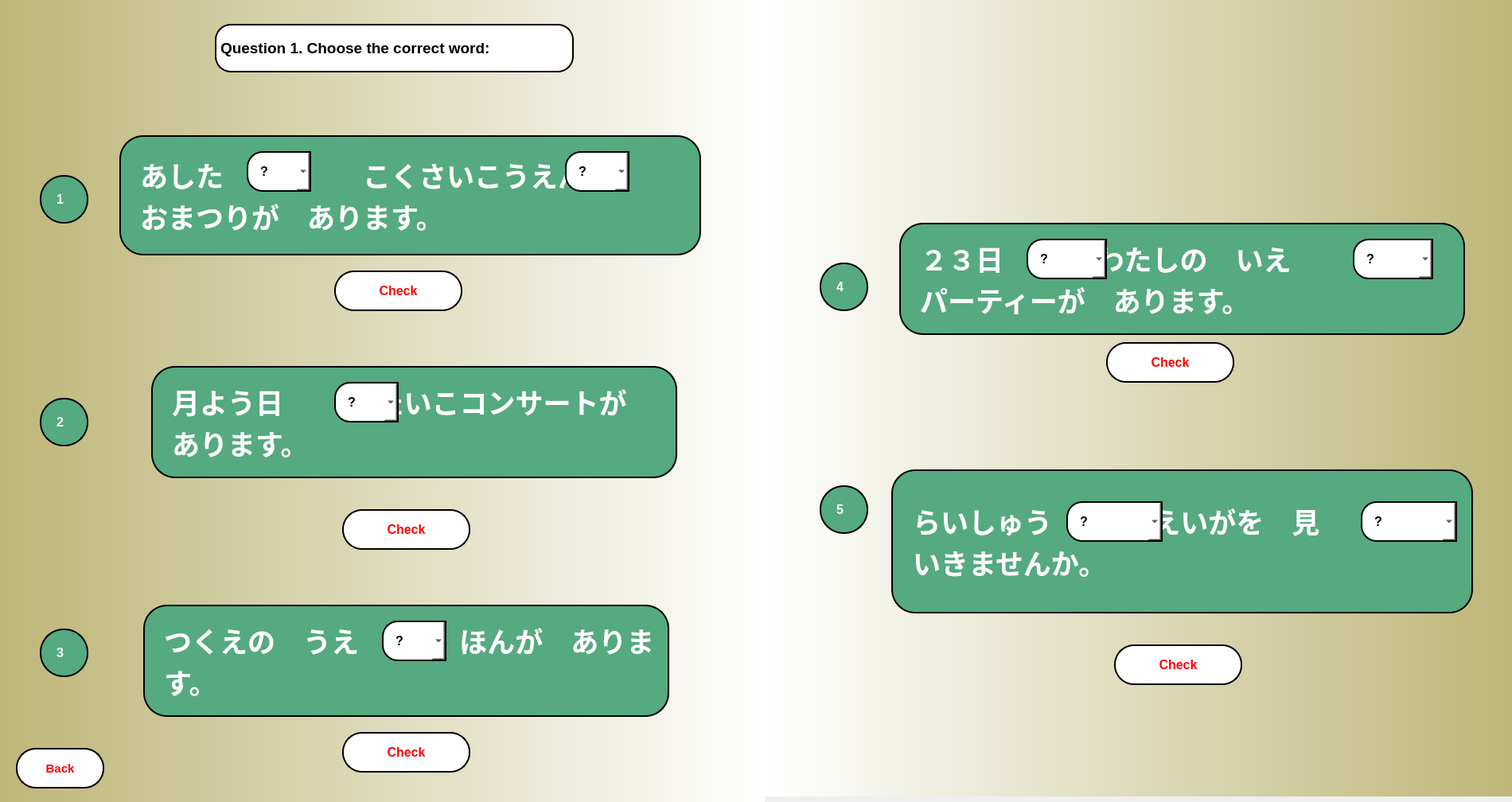
<?xml version="1.0" encoding="UTF-8"?>
<ui version="4.0">
 <class>MainWindow</class>
 <widget class="QMainWindow" name="MainWindow">
  <property name="geometry">
   <rect>
    <x>0</x>
    <y>0</y>
    <width>1900</width>
    <height>1008</height>
   </rect>
  </property>
  <property name="windowTitle">
   <string>MainWindow</string>
  </property>
  <widget class="QWidget" name="centralwidget">
   <widget class="QWidget" name="widget" native="true">
    <property name="geometry">
     <rect>
      <x>0</x>
      <y>0</y>
      <width>1911</width>
      <height>1011</height>
     </rect>
    </property>
    <widget class="QWidget" name="widget_2" native="true">
     <property name="geometry">
      <rect>
       <x>0</x>
       <y>0</y>
       <width>961</width>
       <height>1011</height>
      </rect>
     </property>
     <property name="styleSheet">
      <string notr="true">background-color: qlineargradient(spread:repeat, x1:0, y1:0, x2:1, y2:0, stop:0 rgba(189, 182, 120, 255), stop:1 rgba(255, 255, 255, 255));</string>
     </property>
     <widget class="QLabel" name="q1">
      <property name="geometry">
       <rect>
        <x>150</x>
        <y>170</y>
        <width>731</width>
        <height>151</height>
       </rect>
      </property>
      <property name="font">
       <font>
        <pointsize>26</pointsize>
        <weight>75</weight>
        <bold>true</bold>
        <strikeout>false</strikeout>
       </font>
      </property>
      <property name="mouseTracking">
       <bool>false</bool>
      </property>
      <property name="tabletTracking">
       <bool>false</bool>
      </property>
      <property name="acceptDrops">
       <bool>false</bool>
      </property>
      <property name="autoFillBackground">
       <bool>false</bool>
      </property>
      <property name="styleSheet">
       <string notr="true">border-radius: 30px;
border: 2px solid black;
padding: 15px;
background-color: rgb(85, 170, 127);
color: rgb(255, 255, 255);</string>
      </property>
      <property name="text">
       <string>あした　　　　　こくさいこうえん           おまつりが　あります。</string>
      </property>
      <property name="scaledContents">
       <bool>false</bool>
      </property>
      <property name="wordWrap">
       <bool>true</bool>
      </property>
     </widget>
     <widget class="QLabel" name="label_3">
      <property name="geometry">
       <rect>
        <x>50</x>
        <y>220</y>
        <width>61</width>
        <height>61</height>
       </rect>
      </property>
      <property name="font">
       <font>
        <pointsize>12</pointsize>
        <weight>75</weight>
        <bold>true</bold>
       </font>
      </property>
      <property name="styleSheet">
       <string notr="true">border-radius: 30px;
border: 2px solid black;
padding: 15px;
background-color: rgb(85, 170, 127);
color: rgb(255, 255, 255);</string>
      </property>
      <property name="text">
       <string>1</string>
      </property>
     </widget>
     <widget class="QComboBox" name="ans12_1_1">
      <property name="geometry">
       <rect>
        <x>310</x>
        <y>190</y>
        <width>81</width>
        <height>51</height>
       </rect>
      </property>
      <property name="font">
       <font>
        <pointsize>12</pointsize>
        <weight>75</weight>
        <bold>true</bold>
       </font>
      </property>
      <property name="styleSheet">
       <string notr="true">border-top-left-radius: 20px;
border-bottom-left-radius:20px;
border: 2px solid black;
padding: 15px;
background-color: rgb(255, 255, 255);</string>
      </property>
      <item>
       <property name="text">
        <string>?</string>
       </property>
      </item>
      <item>
       <property name="text">
        <string>に</string>
       </property>
      </item>
      <item>
       <property name="text">
        <string>X</string>
       </property>
      </item>
     </widget>
     <widget class="QLabel" name="label_4">
      <property name="geometry">
       <rect>
        <x>50</x>
        <y>500</y>
        <width>61</width>
        <height>61</height>
       </rect>
      </property>
      <property name="font">
       <font>
        <pointsize>12</pointsize>
        <weight>75</weight>
        <bold>true</bold>
       </font>
      </property>
      <property name="styleSheet">
       <string notr="true">border-radius: 30px;
border: 2px solid black;
padding: 15px;
background-color: rgb(85, 170, 127);
color: rgb(255, 255, 255);</string>
      </property>
      <property name="text">
       <string>2</string>
      </property>
     </widget>
     <widget class="QLabel" name="q2">
      <property name="geometry">
       <rect>
        <x>190</x>
        <y>460</y>
        <width>661</width>
        <height>141</height>
       </rect>
      </property>
      <property name="font">
       <font>
        <pointsize>26</pointsize>
        <weight>75</weight>
        <bold>true</bold>
        <strikeout>false</strikeout>
       </font>
      </property>
      <property name="mouseTracking">
       <bool>false</bool>
      </property>
      <property name="tabletTracking">
       <bool>false</bool>
      </property>
      <property name="acceptDrops">
       <bool>false</bool>
      </property>
      <property name="autoFillBackground">
       <bool>false</bool>
      </property>
      <property name="styleSheet">
       <string notr="true">border-radius: 30px;
border: 2px solid black;
padding: 15px;
background-color: rgb(85, 170, 127);
color: rgb(255, 255, 255);</string>
      </property>
      <property name="text">
       <string>月よう日            たいこコンサートが　あります。</string>
      </property>
      <property name="scaledContents">
       <bool>false</bool>
      </property>
      <property name="wordWrap">
       <bool>true</bool>
      </property>
     </widget>
     <widget class="QComboBox" name="ans12_2">
      <property name="geometry">
       <rect>
        <x>420</x>
        <y>480</y>
        <width>81</width>
        <height>51</height>
       </rect>
      </property>
      <property name="font">
       <font>
        <pointsize>12</pointsize>
        <weight>75</weight>
        <bold>true</bold>
       </font>
      </property>
      <property name="styleSheet">
       <string notr="true">border-top-left-radius: 20px;
border-bottom-left-radius:20px;
border: 2px solid black;
padding: 15px;
background-color: rgb(255, 255, 255);</string>
      </property>
      <item>
       <property name="text">
        <string>?</string>
       </property>
      </item>
      <item>
       <property name="text">
        <string>に</string>
       </property>
      </item>
      <item>
       <property name="text">
        <string>で</string>
       </property>
      </item>
     </widget>
     <widget class="QLabel" name="label_5">
      <property name="geometry">
       <rect>
        <x>50</x>
        <y>790</y>
        <width>61</width>
        <height>61</height>
       </rect>
      </property>
      <property name="font">
       <font>
        <pointsize>12</pointsize>
        <weight>75</weight>
        <bold>true</bold>
       </font>
      </property>
      <property name="styleSheet">
       <string notr="true">border-radius: 30px;
border: 2px solid black;
padding: 15px;
background-color: rgb(85, 170, 127);
color: rgb(255, 255, 255);</string>
      </property>
      <property name="text">
       <string>3</string>
      </property>
     </widget>
     <widget class="QPushButton" name="check12_1">
      <property name="geometry">
       <rect>
        <x>420</x>
        <y>340</y>
        <width>161</width>
        <height>51</height>
       </rect>
      </property>
      <property name="font">
       <font>
        <pointsize>12</pointsize>
        <weight>75</weight>
        <bold>true</bold>
       </font>
      </property>
      <property name="styleSheet">
       <string notr="true">QPushButton {
border-radius: 25px;
border: 2px solid black;
padding: 15px;
background-color:rgb(255, 255, 255);
color: rgb(255, 0, 0);
}

QPushButton:pressed {
    background-color:rgb(170, 255, 255);
}</string>
      </property>
      <property name="text">
       <string>Check</string>
      </property>
     </widget>
     <widget class="QPushButton" name="check12_2">
      <property name="geometry">
       <rect>
        <x>430</x>
        <y>640</y>
        <width>161</width>
        <height>51</height>
       </rect>
      </property>
      <property name="font">
       <font>
        <pointsize>12</pointsize>
        <weight>75</weight>
        <bold>true</bold>
       </font>
      </property>
      <property name="styleSheet">
       <string notr="true">QPushButton {
border-radius: 25px;
border: 2px solid black;
padding: 15px;
background-color:rgb(255, 255, 255);
color: rgb(255, 0, 0);
}

QPushButton:pressed {
    background-color:rgb(170, 255, 255);
}</string>
      </property>
      <property name="text">
       <string>Check</string>
      </property>
     </widget>
     <widget class="QLabel" name="q2_2">
      <property name="geometry">
       <rect>
        <x>180</x>
        <y>760</y>
        <width>661</width>
        <height>141</height>
       </rect>
      </property>
      <property name="font">
       <font>
        <pointsize>26</pointsize>
        <weight>75</weight>
        <bold>true</bold>
        <strikeout>false</strikeout>
       </font>
      </property>
      <property name="mouseTracking">
       <bool>false</bool>
      </property>
      <property name="tabletTracking">
       <bool>false</bool>
      </property>
      <property name="acceptDrops">
       <bool>false</bool>
      </property>
      <property name="autoFillBackground">
       <bool>false</bool>
      </property>
      <property name="styleSheet">
       <string notr="true">border-radius: 30px;
border: 2px solid black;
padding: 15px;
background-color: rgb(85, 170, 127);
color: rgb(255, 255, 255);</string>
      </property>
      <property name="text">
       <string>つくえの　うえ             ほんが　あります。</string>
      </property>
      <property name="scaledContents">
       <bool>false</bool>
      </property>
      <property name="wordWrap">
       <bool>true</bool>
      </property>
     </widget>
     <widget class="QComboBox" name="ans12_3">
      <property name="geometry">
       <rect>
        <x>480</x>
        <y>780</y>
        <width>81</width>
        <height>51</height>
       </rect>
      </property>
      <property name="font">
       <font>
        <pointsize>12</pointsize>
        <weight>75</weight>
        <bold>true</bold>
       </font>
      </property>
      <property name="styleSheet">
       <string notr="true">border-top-left-radius: 20px;
border-bottom-left-radius:20px;
border: 2px solid black;
padding: 15px;
background-color: rgb(255, 255, 255);</string>
      </property>
      <item>
       <property name="text">
        <string>?</string>
       </property>
      </item>
      <item>
       <property name="text">
        <string>に</string>
       </property>
      </item>
      <item>
       <property name="text">
        <string>で</string>
       </property>
      </item>
     </widget>
     <widget class="QPushButton" name="check12_3">
      <property name="geometry">
       <rect>
        <x>430</x>
        <y>920</y>
        <width>161</width>
        <height>51</height>
       </rect>
      </property>
      <property name="font">
       <font>
        <pointsize>12</pointsize>
        <weight>75</weight>
        <bold>true</bold>
       </font>
      </property>
      <property name="styleSheet">
       <string notr="true">QPushButton {
border-radius: 25px;
border: 2px solid black;
padding: 15px;
background-color:rgb(255, 255, 255);
color: rgb(255, 0, 0);
}

QPushButton:pressed {
    background-color:rgb(170, 255, 255);
}</string>
      </property>
      <property name="text">
       <string>Check</string>
      </property>
     </widget>
     <widget class="QLabel" name="label">
      <property name="geometry">
       <rect>
        <x>270</x>
        <y>30</y>
        <width>451</width>
        <height>61</height>
       </rect>
      </property>
      <property name="font">
       <font>
        <pointsize>14</pointsize>
        <weight>75</weight>
        <bold>true</bold>
       </font>
      </property>
      <property name="styleSheet">
       <string notr="true">border-radius: 20px;
border: 2px solid black;
background-color: rgb(255, 255, 255);
</string>
      </property>
      <property name="text">
       <string>Question 1. Choose the correct word:</string>
      </property>
     </widget>
     <widget class="QPushButton" name="back_gr12">
      <property name="geometry">
       <rect>
        <x>20</x>
        <y>940</y>
        <width>111</width>
        <height>51</height>
       </rect>
      </property>
      <property name="font">
       <font>
        <pointsize>11</pointsize>
        <weight>75</weight>
        <bold>true</bold>
       </font>
      </property>
      <property name="styleSheet">
       <string notr="true">QPushButton {
border-radius: 25px;
border: 2px solid black;
padding: 15px;
background-color:rgb(255, 255, 255);
color: rgb(255, 0, 0);
}

QPushButton:pressed {
    background-color:rgb(170, 255, 255);
}</string>
      </property>
      <property name="text">
       <string>Back</string>
      </property>
     </widget>
     <widget class="QComboBox" name="ans12_1_2">
      <property name="geometry">
       <rect>
        <x>710</x>
        <y>190</y>
        <width>81</width>
        <height>51</height>
       </rect>
      </property>
      <property name="font">
       <font>
        <pointsize>12</pointsize>
        <weight>75</weight>
        <bold>true</bold>
       </font>
      </property>
      <property name="styleSheet">
       <string notr="true">border-top-left-radius: 20px;
border-bottom-left-radius:20px;
border: 2px solid black;
padding: 15px;
background-color: rgb(255, 255, 255);</string>
      </property>
      <item>
       <property name="text">
        <string>?</string>
       </property>
      </item>
      <item>
       <property name="text">
        <string>に</string>
       </property>
      </item>
      <item>
       <property name="text">
        <string>で</string>
       </property>
      </item>
     </widget>
    </widget>
    <widget class="QWidget" name="widget_3" native="true">
     <property name="geometry">
      <rect>
       <x>960</x>
       <y>-10</y>
       <width>941</width>
       <height>1011</height>
      </rect>
     </property>
     <property name="styleSheet">
      <string notr="true">background-color: qlineargradient(spread:repeat, x1:0, y1:0, x2:1, y2:0, stop:0 rgba(189, 182, 120, 255), stop:1 rgba(255, 255, 255, 255));
background-color: qlineargradient(spread:repeat, x1:1, y1:1, x2:0, y2:1, stop:0 rgba(189, 182, 120, 255), stop:1 rgba(255, 255, 255, 255));</string>
     </property>
     <widget class="QLabel" name="label_6">
      <property name="geometry">
       <rect>
        <x>70</x>
        <y>340</y>
        <width>61</width>
        <height>61</height>
       </rect>
      </property>
      <property name="font">
       <font>
        <pointsize>12</pointsize>
        <weight>75</weight>
        <bold>true</bold>
       </font>
      </property>
      <property name="styleSheet">
       <string notr="true">border-radius: 30px;
border: 2px solid black;
padding: 15px;
background-color: rgb(85, 170, 127);
color: rgb(255, 255, 255);</string>
      </property>
      <property name="text">
       <string>4</string>
      </property>
     </widget>
     <widget class="QLabel" name="q1_2">
      <property name="geometry">
       <rect>
        <x>170</x>
        <y>290</y>
        <width>711</width>
        <height>141</height>
       </rect>
      </property>
      <property name="font">
       <font>
        <pointsize>26</pointsize>
        <weight>75</weight>
        <bold>true</bold>
        <strikeout>false</strikeout>
        <stylestrategy>PreferDefault</stylestrategy>
       </font>
      </property>
      <property name="cursor">
       <cursorShape>ArrowCursor</cursorShape>
      </property>
      <property name="mouseTracking">
       <bool>true</bool>
      </property>
      <property name="tabletTracking">
       <bool>false</bool>
      </property>
      <property name="acceptDrops">
       <bool>false</bool>
      </property>
      <property name="toolTip">
       <string>&lt;html&gt;&lt;head/&gt;&lt;body&gt;&lt;p&gt;&lt;span style=&quot; font-family:'Noto Sans JP','ヒラギノ角ゴ Pro W3','Hiragino Kaku Gothic Pro','メイリオ','Meiryo','ＭＳ Ｐゴシック','sans-serif'; font-size:20px; color:#717171; background-color:#fffdf7;&quot;&gt;テーブルの うえ           バナナ&lt;/span&gt;&lt;span style=&quot; font-family:'Noto Sans JP','ヒラギノ角ゴ Pro W3','Hiragino Kaku Gothic Pro','メイリオ','Meiryo','ＭＳ Ｐゴシック','sans-serif'; font-size:20px; font-weight:400; color:#717171; background-color:#fffdf7;&quot;/&gt;&lt;span style=&quot; font-family:'Noto Sans JP','ヒラギノ角ゴ Pro W3','Hiragino Kaku Gothic Pro','メイリオ','Meiryo','ＭＳ Ｐゴシック','sans-serif'; font-size:20px; color:#717171; background-color:#fffdf7;&quot;&gt;あります。&lt;/span&gt;&lt;/p&gt;&lt;p&gt;&lt;br/&gt;&lt;span style=&quot; font-family:'Noto Sans JP'; font-size:18px; color:#717171;&quot;/&gt;&lt;span style=&quot; font-family:'Noto Sans JP'; font-size:18px; font-weight:400; color:#717171;&quot;/&gt;&lt;a name=&quot;ui-id-4-button&quot;/&gt;&lt;a href=&quot;https://a1.marugotoweb.jp/en/grammar_topic6_11.php#nogo&quot;&gt;&lt;span style=&quot; font-family:'Verdana','Arial','sans-serif'; font-size:20px; font-weight:400; color:#666666; background-color:#fffdf7; vertical-align:middle;&quot;&gt;&lt;br/&gt;&lt;/span&gt;&lt;/a&gt;&lt;span style=&quot; font-family:'Noto Sans JP'; font-size:18px; font-weight:400; color:#717171;&quot;/&gt;&lt;a name=&quot;ui-id-4-button&quot;/&gt;&lt;a href=&quot;https://a1.marugotoweb.jp/en/grammar_topic6_11.php#nogo&quot;&gt;&lt;span style=&quot; font-family:'Verdana','Arial','sans-serif'; font-size:20px; font-weight:400; color:#666666; background-color:#fffdf7; vertical-align:middle;&quot;&gt;&lt;br/&gt;&lt;/span&gt;&lt;/a&gt;&lt;/p&gt;&lt;/body&gt;&lt;/html&gt;</string>
      </property>
      <property name="autoFillBackground">
       <bool>false</bool>
      </property>
      <property name="styleSheet">
       <string notr="true">border-radius: 30px;
border: 2px solid black;
padding: 15px;
background-color: rgb(85, 170, 127);
color: rgb(255, 255, 255);</string>
      </property>
      <property name="frameShape">
       <enum>QFrame::NoFrame</enum>
      </property>
      <property name="text">
       <string>２３日            わたしの　いえ                   パーティーが　あります。</string>
      </property>
      <property name="scaledContents">
       <bool>false</bool>
      </property>
      <property name="wordWrap">
       <bool>true</bool>
      </property>
     </widget>
     <widget class="QComboBox" name="ans12_4_1">
      <property name="geometry">
       <rect>
        <x>330</x>
        <y>310</y>
        <width>101</width>
        <height>51</height>
       </rect>
      </property>
      <property name="font">
       <font>
        <pointsize>12</pointsize>
        <weight>75</weight>
        <bold>true</bold>
       </font>
      </property>
      <property name="styleSheet">
       <string notr="true">border-top-left-radius: 20px;
border-bottom-left-radius:20px;
border: 2px solid black;
padding: 15px;
background-color: rgb(255, 255, 255);</string>
      </property>
      <item>
       <property name="text">
        <string>?</string>
       </property>
      </item>
      <item>
       <property name="text">
        <string>に</string>
       </property>
      </item>
      <item>
       <property name="text">
        <string>x</string>
       </property>
      </item>
     </widget>
     <widget class="QComboBox" name="ans12_4_2">
      <property name="geometry">
       <rect>
        <x>740</x>
        <y>310</y>
        <width>101</width>
        <height>51</height>
       </rect>
      </property>
      <property name="font">
       <font>
        <pointsize>12</pointsize>
        <weight>75</weight>
        <bold>true</bold>
       </font>
      </property>
      <property name="styleSheet">
       <string notr="true">border-top-left-radius: 20px;
border-bottom-left-radius:20px;
border: 2px solid black;
padding: 15px;
background-color: rgb(255, 255, 255);</string>
      </property>
      <item>
       <property name="text">
        <string>?</string>
       </property>
      </item>
      <item>
       <property name="text">
        <string>に</string>
       </property>
      </item>
      <item>
       <property name="text">
        <string>で</string>
       </property>
      </item>
     </widget>
     <widget class="QLabel" name="label_7">
      <property name="geometry">
       <rect>
        <x>70</x>
        <y>620</y>
        <width>61</width>
        <height>61</height>
       </rect>
      </property>
      <property name="font">
       <font>
        <pointsize>12</pointsize>
        <weight>75</weight>
        <bold>true</bold>
       </font>
      </property>
      <property name="styleSheet">
       <string notr="true">border-radius: 30px;
border: 2px solid black;
padding: 15px;
background-color: rgb(85, 170, 127);
color: rgb(255, 255, 255);</string>
      </property>
      <property name="text">
       <string>5</string>
      </property>
     </widget>
     <widget class="QPushButton" name="check12_4">
      <property name="geometry">
       <rect>
        <x>430</x>
        <y>440</y>
        <width>161</width>
        <height>51</height>
       </rect>
      </property>
      <property name="font">
       <font>
        <pointsize>12</pointsize>
        <weight>75</weight>
        <bold>true</bold>
       </font>
      </property>
      <property name="styleSheet">
       <string notr="true">QPushButton {
border-radius: 25px;
border: 2px solid black;
padding: 15px;
background-color:rgb(255, 255, 255);
color: rgb(255, 0, 0);
}

QPushButton:pressed {
    background-color:rgb(170, 255, 255);
}</string>
      </property>
      <property name="text">
       <string>Check</string>
      </property>
     </widget>
     <widget class="QLabel" name="q1_3">
      <property name="geometry">
       <rect>
        <x>160</x>
        <y>600</y>
        <width>731</width>
        <height>181</height>
       </rect>
      </property>
      <property name="font">
       <font>
        <pointsize>26</pointsize>
        <weight>75</weight>
        <bold>true</bold>
        <strikeout>false</strikeout>
        <stylestrategy>PreferDefault</stylestrategy>
       </font>
      </property>
      <property name="cursor">
       <cursorShape>ArrowCursor</cursorShape>
      </property>
      <property name="mouseTracking">
       <bool>true</bool>
      </property>
      <property name="tabletTracking">
       <bool>false</bool>
      </property>
      <property name="acceptDrops">
       <bool>false</bool>
      </property>
      <property name="toolTip">
       <string>&lt;html&gt;&lt;head/&gt;&lt;body&gt;&lt;p&gt;&lt;br/&gt;&lt;/p&gt;&lt;/body&gt;&lt;/html&gt;</string>
      </property>
      <property name="autoFillBackground">
       <bool>false</bool>
      </property>
      <property name="styleSheet">
       <string notr="true">border-radius: 30px;
border: 2px solid black;
padding: 15px;
background-color: rgb(85, 170, 127);
color: rgb(255, 255, 255);</string>
      </property>
      <property name="frameShape">
       <enum>QFrame::NoFrame</enum>
      </property>
      <property name="text">
       <string>らいしゅう             えいがを　見                いきませんか。</string>
      </property>
      <property name="scaledContents">
       <bool>false</bool>
      </property>
      <property name="wordWrap">
       <bool>true</bool>
      </property>
      <property name="margin">
       <number>5</number>
      </property>
      <property name="indent">
       <number>10</number>
      </property>
      <property name="openExternalLinks">
       <bool>false</bool>
      </property>
     </widget>
     <widget class="QComboBox" name="ans12_5_1">
      <property name="geometry">
       <rect>
        <x>380</x>
        <y>640</y>
        <width>121</width>
        <height>51</height>
       </rect>
      </property>
      <property name="font">
       <font>
        <pointsize>12</pointsize>
        <weight>75</weight>
        <bold>true</bold>
       </font>
      </property>
      <property name="styleSheet">
       <string notr="true">border-top-left-radius: 20px;
border-bottom-left-radius:20px;
border: 2px solid black;
padding: 15px;
background-color: rgb(255, 255, 255);</string>
      </property>
      <item>
       <property name="text">
        <string>?</string>
       </property>
      </item>
      <item>
       <property name="text">
        <string>に</string>
       </property>
      </item>
      <item>
       <property name="text">
        <string>x</string>
       </property>
      </item>
     </widget>
     <widget class="QPushButton" name="check12_5">
      <property name="geometry">
       <rect>
        <x>440</x>
        <y>820</y>
        <width>161</width>
        <height>51</height>
       </rect>
      </property>
      <property name="font">
       <font>
        <pointsize>12</pointsize>
        <weight>75</weight>
        <bold>true</bold>
       </font>
      </property>
      <property name="styleSheet">
       <string notr="true">QPushButton {
border-radius: 25px;
border: 2px solid black;
padding: 15px;
background-color:rgb(255, 255, 255);
color: rgb(255, 0, 0);
}

QPushButton:pressed {
    background-color:rgb(170, 255, 255);
}</string>
      </property>
      <property name="text">
       <string>Check</string>
      </property>
     </widget>
     <widget class="QComboBox" name="ans12_5_2">
      <property name="geometry">
       <rect>
        <x>750</x>
        <y>640</y>
        <width>121</width>
        <height>51</height>
       </rect>
      </property>
      <property name="font">
       <font>
        <pointsize>12</pointsize>
        <weight>75</weight>
        <bold>true</bold>
       </font>
      </property>
      <property name="styleSheet">
       <string notr="true">border-top-left-radius: 20px;
border-bottom-left-radius:20px;
border: 2px solid black;
padding: 15px;
background-color: rgb(255, 255, 255);</string>
      </property>
      <item>
       <property name="text">
        <string>?</string>
       </property>
      </item>
      <item>
       <property name="text">
        <string>に</string>
       </property>
      </item>
      <item>
       <property name="text">
        <string>x</string>
       </property>
      </item>
     </widget>
    </widget>
   </widget>
  </widget>
 </widget>
 <resources/>
 <connections/>
</ui>
